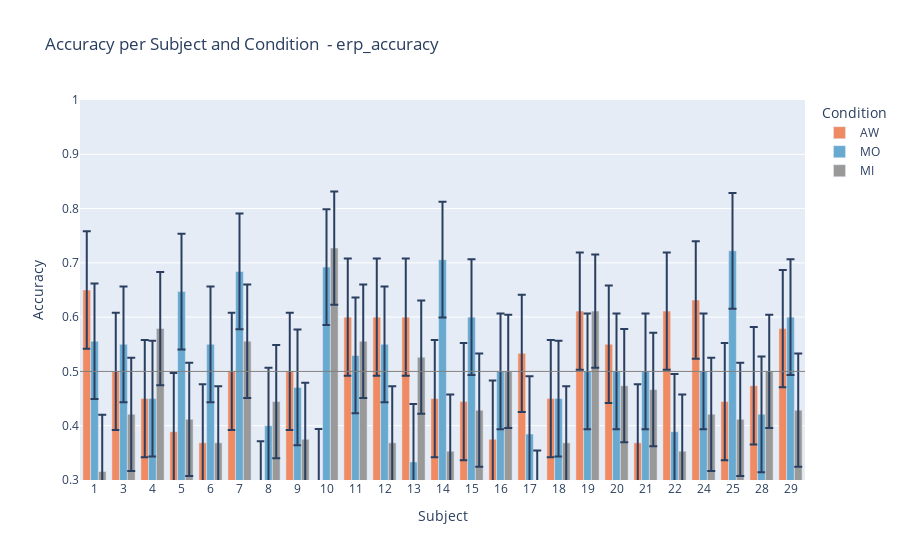

Notebook cell for this chart:
### Code cell
# Create a DataFrame to organize the data
data = []
for subject_id, scores in whole_epochs_results_AW.items():
    data.append({
        'Subject': subject_id,
        'Condition': 'AW',
        'Accuracy': scores['erp_accuracy']
    })
for subject_id, scores in whole_epochs_results_MO.items():
    data.append({
        'Subject': subject_id,
        'Condition': 'MO',
        'Accuracy': scores['erp_accuracy']
    })
for subject_id, scores in whole_epochs_results_MI.items():
    data.append({
        'Subject': subject_id,
        'Condition': 'MI',
        'Accuracy': scores['erp_accuracy']
    })

df = pd.DataFrame(data)
df_grouped = df.iloc[:,1:].groupby('Condition').agg(['mean', 'std'])
print(df_grouped)

# Calculate means and stds for error bars
means = df.groupby('Condition')['Accuracy'].mean()
stds = df.groupby('Condition')['Accuracy'].std()

# Create Plotly grouped bar chart with error bars
fig = go.Figure()

for condition in df['Condition'].unique():
    cond_df = df[df['Condition'] == condition]
    fig.add_trace(go.Bar(
        x=cond_df['Subject'],
        y=cond_df['Accuracy'],
        name=condition,
        marker_color=colors[condition],
        error_y=dict(
            type='data',
            array=[stds[condition]] * len(cond_df),  # same std for all bars in this condition
            visible=True
        )
    ))

# Add chance level line
fig.add_hline(y=0.5, line_width=1, line_color="gray")

# Update layout to show subject IDs on x-axis ticks
fig.update_layout(
    barmode='group',
    xaxis_title='Subject',
    yaxis_title='Accuracy',
    title='Accuracy per Subject and Condition  - erp_accuracy',
    legend_title_text='Condition',
    xaxis=dict(
        tickmode='array',
        tickvals=df['Subject'].unique(),
        ticktext=df['Subject'].unique()
    ),
    yaxis=dict(range=[0.3, 1.0], tick0=0.4, dtick=0.1),
)

fig.show()

### Figure 1 — Plotly figure (JSON) as saved in the notebook; plotly's stock layout.template omitted (floating-point values rounded to 4 significant figures)
{"data": [{"error_y": {"array": [0.1081, 0.1081, 0.1081, 0.1081, 0.1081, 0.1081, 0.1081, 0.1081, 0.1081, 0.1081, 0.1081, 0.1081, 0.1081, 0.1081, 0.1081, 0.1081, 0.1081, 0.1081, 0.1081, 0.1081, 0.1081, 0.1081, 0.1081, 0.1081, 0.1081], "type": "data", "visible": true}, "marker": {"color": "#ef8a62"}, "name": "AW", "type": "bar", "x": ["1", "3", "4", "5", "6", "7", "8", "9", "10", "11", "12", "13", "14", "15", "16", "17", "18", "19", "20", "21", "22", "24", "25", "28", "29"], "y": [0.65, 0.5, 0.45, 0.3889, 0.3684, 0.5, 0.2632, 0.5, 0.2857, 0.6, 0.6, 0.6, 0.45, 0.4444, 0.375, 0.5333, 0.45, 0.6111, 0.55, 0.3684, 0.6111, 0.6316, 0.4444, 0.4737, 0.5789]}, {"error_y": {"array": [0.1066, 0.1066, 0.1066, 0.1066, 0.1066, 0.1066, 0.1066, 0.1066, 0.1066, 0.1066, 0.1066, 0.1066, 0.1066, 0.1066, 0.1066, 0.1066, 0.1066, 0.1066, 0.1066, 0.1066, 0.1066, 0.1066, 0.1066, 0.1066, 0.1066], "type": "data", "visible": true}, "marker": {"color": "#67a9cf"}, "name": "MO", "type": "bar", "x": ["1", "3", "4", "5", "6", "7", "8", "9", "10", "11", "12", "13", "14", "15", "16", "17", "18", "19", "20", "21", "22", "24", "25", "28", "29"], "y": [0.5556, 0.55, 0.45, 0.6471, 0.55, 0.6842, 0.4, 0.4706, 0.6923, 0.5294, 0.55, 0.3333, 0.7059, 0.6, 0.5, 0.3846, 0.45, 0.5, 0.5, 0.5, 0.3889, 0.5, 0.7222, 0.4211, 0.6]}, {"error_y": {"array": [0.1044, 0.1044, 0.1044, 0.1044, 0.1044, 0.1044, 0.1044, 0.1044, 0.1044, 0.1044, 0.1044, 0.1044, 0.1044, 0.1044, 0.1044, 0.1044, 0.1044, 0.1044, 0.1044, 0.1044, 0.1044, 0.1044, 0.1044, 0.1044, 0.1044], "type": "data", "visible": true}, "marker": {"color": "#999999"}, "name": "MI", "type": "bar", "x": ["1", "3", "4", "5", "6", "7", "8", "9", "10", "11", "12", "13", "14", "15", "16", "17", "18", "19", "20", "21", "22", "24", "25", "28", "29"], "y": [0.3158, 0.4211, 0.5789, 0.4118, 0.3684, 0.5556, 0.4444, 0.375, 0.7273, 0.5556, 0.3684, 0.5263, 0.3529, 0.4286, 0.5, 0.25, 0.3684, 0.6111, 0.4737, 0.4667, 0.3529, 0.4211, 0.4118, 0.5, 0.4286]}], "layout": {"barmode": "group", "legend": {"title": {"text": "Condition"}}, "shapes": [{"line": {"color": "gray", "width": 1}, "type": "line", "x0": 0, "x1": 1, "xref": "x domain", "y0": 0.5, "y1": 0.5, "yref": "y"}], "title": {"text": "Accuracy per Subject and Condition  - erp_accuracy"}, "xaxis": {"tickmode": "array", "ticktext": ["1", "3", "4", "5", "6", "7", "8", "9", "10", "11", "12", "13", "14", "15", "16", "17", "18", "19", "20", "21", "22", "24", "25", "28", "29"], "tickvals": ["1", "3", "4", "5", "6", "7", "8", "9", "10", "11", "12", "13", "14", "15", "16", "17", "18", "19", "20", "21", "22", "24", "25", "28", "29"], "title": {"text": "Subject"}}, "yaxis": {"dtick": 0.1, "range": [0.3, 1], "tick0": 0.4, "title": {"text": "Accuracy"}}}}
